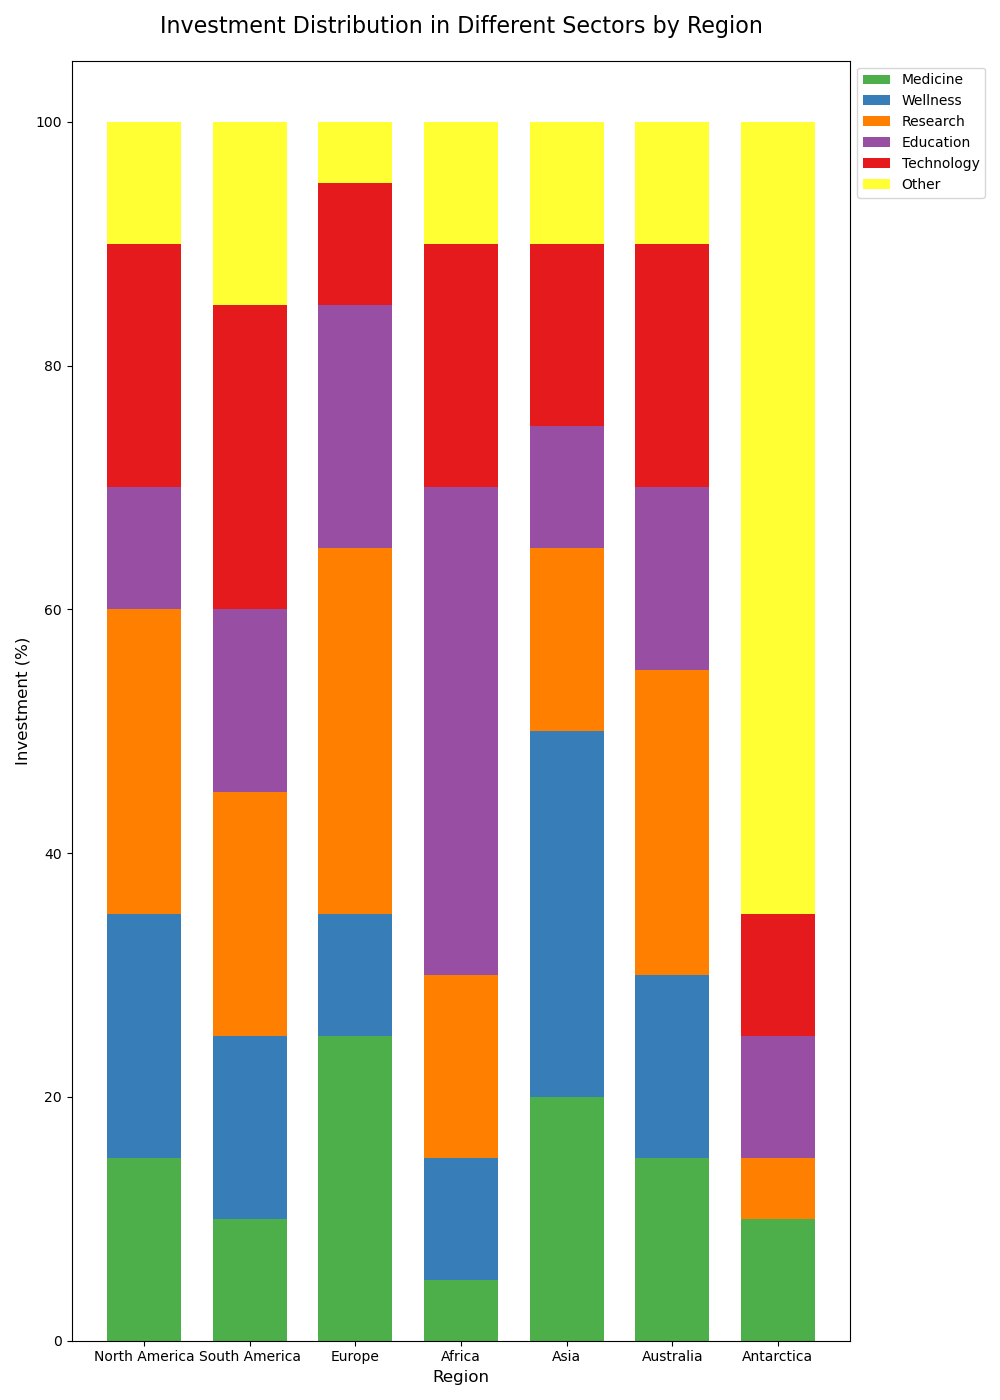

Generate this figure with Python:

import matplotlib.pyplot as plt
import numpy as np

# Data
sectors = ["North America", "South America", "Europe", "Africa", "Asia", "Australia", "Antarctica"]
medicine = [15, 10, 25, 5, 20, 15, 10]
wellness = [20, 15, 10, 10, 30, 15, 0]
research = [25, 20, 30, 15, 15, 25, 5]
education = [10, 15, 20, 40, 10, 15, 10]
technology = [20, 25, 10, 20, 15, 20, 10]
other = [10, 15, 5, 10, 10, 10, 65]

# Bar width
bar_width = 0.7

# Colors
colors = ['#4daf4a', '#377eb8', '#ff7f00', '#984ea3', '#e41a1c', '#ffff33']

# Create the figure and axis
fig, ax = plt.subplots(figsize=(10, 14))

# Stack the bars
bottom = np.zeros(len(sectors))

for data, color in zip([medicine, wellness, research, education, technology, other], colors):
    ax.bar(sectors, data, bottom=bottom, width=bar_width, color=color)
    bottom += data

# Add title and labels
ax.set_title('Investment Distribution in Different Sectors by Region', fontsize=16, pad=20)
ax.set_ylabel('Investment (%)', fontsize=12)
ax.set_xlabel('Region', fontsize=12)

# Add legend
ax.legend(['Medicine', 'Wellness', 'Research', 'Education', 'Technology', 'Other'], loc='upper left', bbox_to_anchor=(1, 1))

# Adjust layout to ensure everything fits without overlapping
plt.tight_layout()

# Show plot
plt.show()
